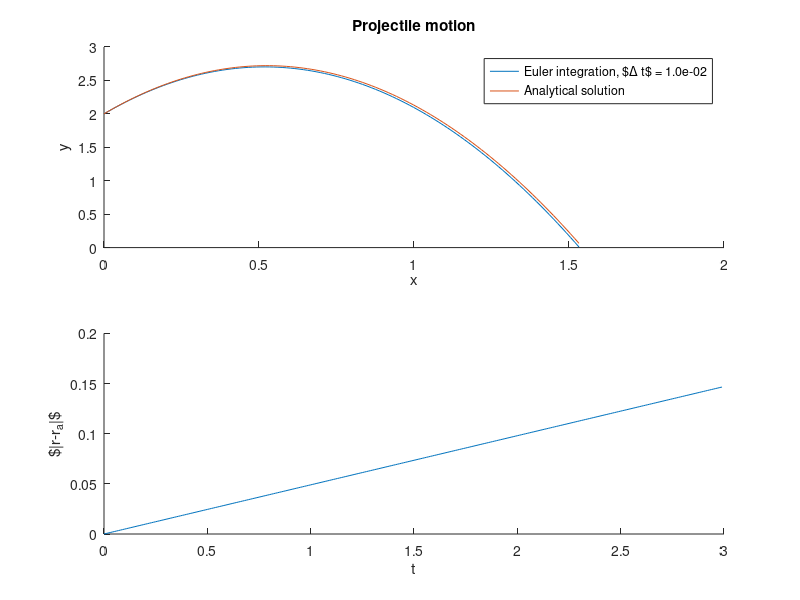
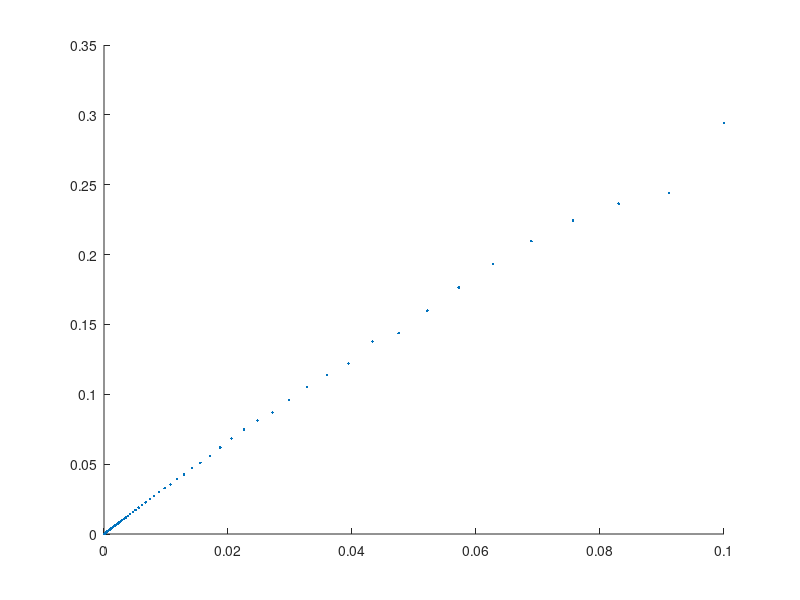

Source code (MATLAB) for these figures, in order: (Note: this script raises an error after producing the figures.)
close all
clear all
clc


r0 = [0;2];
v0 = 4;
g = 9.8;
theta = 70*pi/180;

tend = 3;
dt = 0.01;
n = ceil(tend/dt);

r = zeros(2,n);
v = r;
t = zeros(1,n);

dr = @(v) v;

r(:,1) = r0;
v(:,1) = v0*[cos(theta);sin(theta)];
t(1) = 0;

for i = 2:n
	t(i) = t(i-1)+dt;
	v(:,i) = v(:,i-1)+[0;-g]*dt;
	r(:,i) = r(:,i-1)+dr(v(:,i))*dt;
end

rAnal = r0+v(:,1)*t+[0;-g/2]*t.^2;

index = r(2,:)>=-0.05;
rplot = r(:,index);
rAnalPlot = rAnal(:,index);
tplot = t(index);
t0 = tplot(end);

figure
subplot(2,1,1)
title('Projectile motion')
hold on
plot(rplot(1,:),rplot(2,:))
plot(rAnalPlot(1,:),rAnalPlot(2,:))
xlabel('x')
ylabel('y')
legend(sprintf('Euler integration, $\\Delta t$ = %.1e',dt),'Analytical solution')
hold off

res = r-rAnal;
subplot(2,1,2)
hold on
plot(t,sqrt(sum(res.^2)))
xlabel('t')
ylabel('$|r-r_a|$')
hold off

% 
% res = abs(r-rAnal);
% 
% figure
% hold on
% plot(t,res(1,:))
% plot(t,res(2,:))
% hold off


%% Error analysis
r0 = [0;1];
v0 = 2;
g = 9.8;
theta = 70*pi/180;

tend = t0;

dr = @(v) v;

dts = logspace(-1,-5,100);
err = zeros(length(dts),2);
for j = 1:length(dts)
	
	dt = dts(j);
	
	n = ceil(tend/dt);
	
	r = zeros(2,n);
	v = r;
	t = zeros(1,n);
	
	r(:,1) = r0;
	v(:,1) = v0*[cos(theta);sin(theta)];
	t(1) = 0;
	
	
	for i = 2:n
		t(i) = t(i-1)+dt;
		v(:,i) = v(:,i-1)+[0;-g]*dt;
		r(:,i) = r(:,i-1)+dr(v(:,i))*dt;
	end
	
	
	rAnal = r0+v(:,1)*t+[0;-g/2]*t.^2;
	index = r(2,:)>=-0.05;
	res = abs(r(:,index)-rAnal(:,index));
	err(j,:) = res(:,end);
end

errplot = sqrt(sum(err.^2,2));
figure
hold on
plot(dts,errplot,'.')
ax = gca;
ax.XScale = 'log';
ax.YScale = 'log';
xlabel('$\Delta t$')
ylabel('Global Error')

%% Air resistance

C = 0.35;
A = 4.3*10^-3;
m = 0.145/100;
rho = 1.255; % Per wiki, ved havoverfladen, 15 deg C
k = C*A*rho/(2*m);
g = 9.8;

r0 = [0;2];
v0 = 4;

theta = 45*pi/180;


tend = t0;
% dr = @(v) v;

dts = logspace(-1,-5,100);
rf = zeros(size(dts));
time = rf;
profile clear
for j = 1:length(dts)
    tend = t0;
	dt = dts(j);
	n = ceil(tend/dt);

	r = zeros(2,n);
	v = r;
	t = zeros(1,n);
	a = r;



	r(:,1) = r0;
	v(:,1) = v0*[cos(theta);sin(theta)];
	t(1) = 0;

    profile on
	for i = 2:n
		t(i) = t(i-1)+dt;
		a(:,i) = -k*sqrt(sum(v(:,i-1).^2))*v(:,i-1)-[0;g];
		v(:,i) = v(:,i-1)+a(:,i)*dt;
		r(:,i) = r(:,i-1)+v(:,i)*dt;
    end
    p = profile('info');
	time(j) = p.FunctionTable.TotalTime(1);
    profile clear
    
	index = r(2,:)>=-0.05;
	rplot = r(:,index);
	tplot = t(index);
    tplot(end) = t0;
	rf(j) = sqrt(sum(rplot(:,end).^2));
	fprintf('run %d done, dt = %e\n',j,dt);
    save('timedata2','dts','time','rf')
end



%% plot
load('timedataLarge.mat')
index = 1:100;
index = index(rf>0);
rf = rf(index);
dts = dts(index);
time = time(index);
xlim = [10^-8,0.1];

figure
subplot(2,1,1)
ax = gca;
plot(dts,rf)

xlabel('$\Delta t$ [s]')
ylabel('$r_f$ [m]')
ax.XLim = xlim;
ax.YLim = [1.1,1.45];
ax.XScale = 'log';
ax.YScale = 'log';
title('$r_f$ and simulation time as a function of $\Delta t$')

subplot(2,1,2)
ax = gca;
plot(dts,time)

xlabel('$\Delta t$ [s]')
ylabel('Simulation time [s]')
ax.XLim = xlim;
ax.YLim = [10^-3,10^3];
ax.XScale = 'log';
ax.YScale = 'log';


figure
rftime = rf./time;
cutoff = 0.1;
tmp = abs(rftime-(cutoff)*rftime(1));
[m,i] = min(tmp);
closest = rftime(i);
bestTime = dts(i);
ax = gca;
hold on
plot(dts,rftime)
plot([dts(1),dts(end)],[cutoff*rftime(1),cutoff*rftime(1)])
% plot(dts,tmp)
scatter(bestTime,closest,'o')
ax.XScale = 'log';
ax.YScale = 'log';
xlabel('$r_f/t$ [m/s]')
ylabel('$\Delta t$ [s]')
ax.XLim = xlim;
title('Ratio between final position and simulation time')



% figure
% hold on
% plot(rplot(1,:),rplot(2,:))
% % plot(r2plot(1,:),r2plot(2,:))
% % plot(rAnalPlot(1,:),rAnalPlot(2,:))
% plot(rplot(1,:),0*rplot(2,:))
% legend('With air resistance','0')
% hold off
% 
% res = abs(r-rAnal);
% 
% figure
% hold on
% plot(t,res(1,:))
% plot(t,res(2,:))
% hold off
